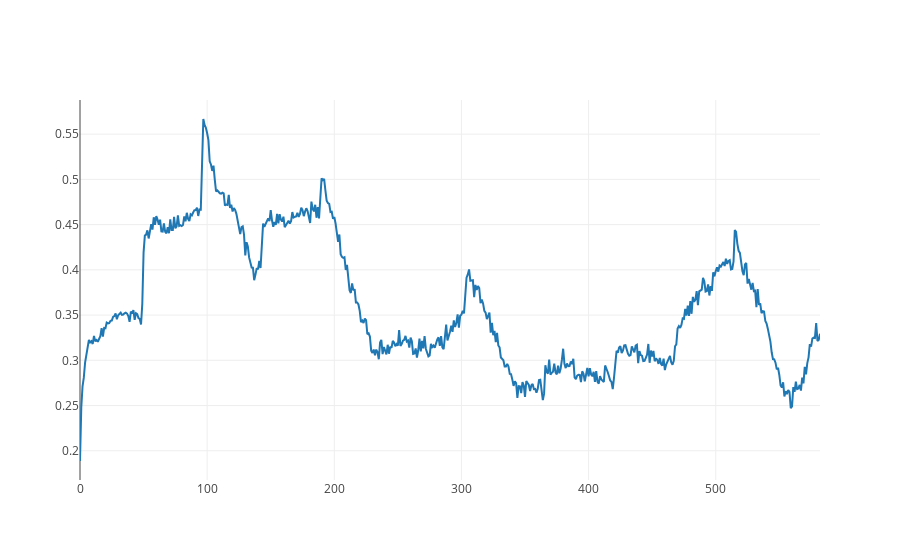

The notebook cell this image was saved under:
### Code cell
q_df = pd.read_csv('training_model/q.csv')
#score_df = pd.read_csv('training_model/.csv')

line_q=go.Scatter(y=q_df['mean'])
#line_score=go.Scatter(y=score_df['mean'])

data = [line_q]

iplot(data)

### Figure 1 — Plotly figure (JSON) as saved in the notebook; plotly's stock layout.template omitted (floating-point values rounded to 4 significant figures; data arrays with more than 128 entries replaced by an {"elided": "..."} marker saying what was removed)
{"data": [{"type": "scatter", "uid": "373c93bb-6aff-42fe-88a3-a3f9e411276e", "y": {"elided": "583 float values"}}], "layout": {}}
